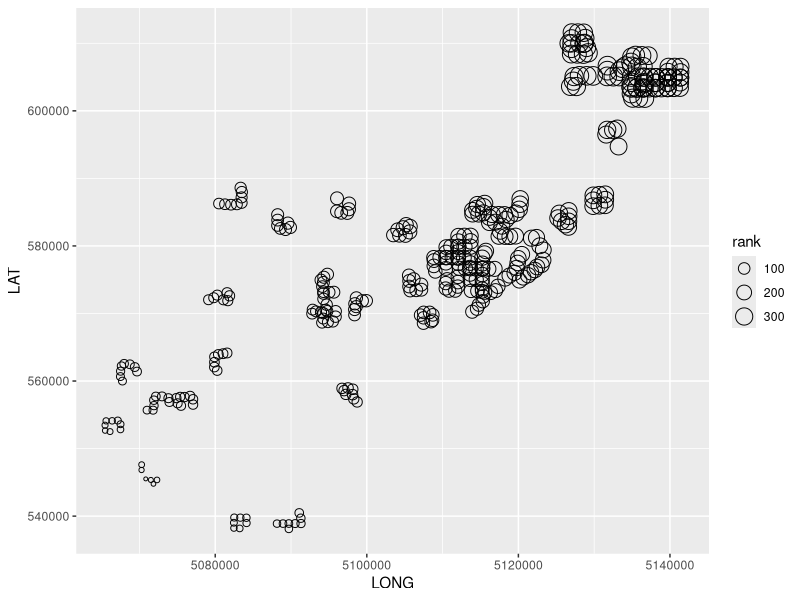

Source code (R): (Note: this script raises an error after producing the figure.)
# This problem set introduces you to some of the basic mechanics of R. It is based on Peng (2016) R Programming for Data Science; Chapt headings below correspond to chapter in this book. You can download the book at  http://leanpub.com/rprogramming.

# Although PS1 isn't due until 19 September, please start on it immediately so that you are prepared for lectures.

# For the homework, ONLY TURN IN THE R CODE THAT YOU USED. Start with the code from PS1_R_Programming_2021.R and add to it anything you need. If you are adding to my code, identify you new code (so I can find it) by placing it between marker rows #~~~~~~~~~~~~~~~~~~~~~~~~~~~. There is no need for you to write down detailed answers, since we will discuss everything in class. Do write down questions that you have, though.

# As a departure from the norm for later problem sets, EVERYBODY SHOULD TURN IN A COPY OF THEIR R CODE. I know that I will likely get replicate version from those of you i the same group. Still, I want to make sure everybody goes through all of the steps of submitting R code.

# Due: 19Sep21 (midnight)
#~~~~~~~~~~~~~~~~
library(dplyr)
#~~~~~~~~~~~~~~~~

#################################################################
# Chapt 5. Nuts and Bolts
#################################################################

#1. Create a 2 x 5 matrix containing 1:10, with 1:5 on the first row and 6:10 on the second row. (Bonus: Come up with two or more ways to do this.)
#~~~~~~~~~~~~~~~~
#First way
m<- matrix(1:10,nrow = 2, ncol = 5)
# Second Way
m2 <- 1:10
dim(m2) <- c(2,5)
#Third Way
m3<- as.matrix(rbind(1:5,6:10))
#~~~~~~~~~~~~~~~~

#2. Label the rows of your matrix "A" and "B", and the columns "a", ..."e".
#~~~~~~~~~~~~~~~~
rownames(m) <- c("A", "B")
colnames(m) <- c("a", "b", "c", "d","e")
#~~~~~~~~~~~~~~~~

#3. Convert the values of your matrix to double.
#~~~~~~~~~~~~~~~~
m <- as.double(m)
dim(m)<- c(2,5)
rownames(m) <- c("A", "B")
colnames(m) <- c("a", "b", "c", "d","e")
#~~~~~~~~~~~~~~~~

#4. Create a data.frame named "df" with a column named "site" with values 1:5 as factors and a column named "value" with values 100, 200, ..., 500. Then give it row.names "a", ..., "e".
#~~~~~~~~~~~~~~~~
site<- as.factor(1:5)
value<- c(100, 200, 300, 400, 500)
df<-cbind(site, value)
rownames(df)<- c("a", "b", "c", "d","e")
df<-data.frame(df)
#~~~~~~~~~~~~~~~~

#5. Rename the variables (columns) in df "site.cat" and "x".
#~~~~~~~~~~~~~~~~
colnames(df) <- c("site.cat", "X")
#~~~~~~~~~~~~~~~~

#6. Convert df to a list and extract the first element of the list by number and then by name ("site").

#~~~~~~~~~~~~~~~~
dflist<- unlist(as.list(df))
dflist[6]
dflist[1]
#~~~~~~~~~~~~~~~~
#################################################################
# Chapt 6. Uploading data
#################################################################

# Metadata for "grouse_data.csv"
# These data are simulated to have similar characteristics as the original, real data.

# ROUTE
# IDs for 50 roadside routes. 

# STATION
# IDs for each survey station, with up to 8 STATIONS per ROUTE.

# LAT
# X coordinate of survey station. UTM zone 15N NAD83 datum.

# LONG
# Y coordinate of survey station. UTM zone 15N NAD83 datum.

# WIND
# Wind speed (km/hour) recorded at 1.4m above ground at the end of each observation.

# TEMP
# Temperature (°C) recorded at 1.4m above ground at the end of each observation.

# GROUSE
# Detection/non-detection of Ruffed Grouse (1 = detected, 0 = not detected).

#7.  Create a data.frame called d by reading data from file = "grouse_data.csv". Make the variables "ROUTE" and "STATION" factors, and "GROUSE" integers
#~~~~~~~~~~~~~~~~
d<- read.csv('PS1/grouse_data.csv')
d$ROUTE<- as.factor(d$ROUTE)
d$STATION<- as.factor(d$STATION)
d$GROUSE<- as.integer(d$GROUSE)
summary(d)
#~~~~~~~~~~~~~~~~

#################################################################
# Chapt 10. Subsetting data
#################################################################

#8. Select the subset of d with (a) ROUTE = 1, (b) LAT greater than mean(LAT), (c) LAT greater than median(LAT)
#~~~~~~~~~~~~~~~~
# (a)
#Base R
d[d$ROUTE == 1,]
#dplyr
d%>%
  filter(ROUTE == 1)
# (b)
#Base R
d[d$LAT > mean(d$LAT),]
#dplyr
d%>%
  filter(LAT > mean(LAT))
# (c)
#Base R
d[d$LAT > median(d$LAT),]
#dplyr
d%>%
  filter(LAT > median(LAT))
#~~~~~~~~~~~~~~~~

#9. Create a new variable "NORTHERN" that is TRUE for the more northerly half of the stations and FALSE otherwise.
#~~~~~~~~~~~~~~~~
d1<- d %>%
  mutate(NORTHERN = ifelse(LAT > mean(LAT), "TRUE", "FALSE"))
#~~~~~~~~~~~~~~~~

#10. How many different routes are there in d?
#~~~~~~~~~~~~~~~~
#50 different routes
#~~~~~~~~~~~~~~~~

#11. Construct a matrix d.matrix that has the same information as d. Compute the number of routes using d.matrix and the unique() function.
#~~~~~~~~~~~~~~~~
d.matrix <- data.matrix(d1)
length(unique(d.matrix[,1]))
#~~~~~~~~~~~~~~~~

#################################################################
# Chapt 11. Vectorized Operations
#################################################################

#12. Create a new variable "QUADRANT" that divides the stations into four groups, with values 0 for the northwest group, 1 for the northeast group, 2 for the southwest group, and 3 for the southeast group.
#~~~~~~~~~~~~~~~~
d2<- d1%>%
  mutate(QUADRANT = ifelse(STATION == 0, "northwest", 
                           ifelse(STATION == 1, "northeast", 
                                  ifelse(STATION == 2, "southwest", "southeast"))))
#~~~~~~~~~~~~~~~~

#################################################################
# Chapt 12. Date and times
#################################################################

# You should read this chapter to be aware these features exiset.

#################################################################
# Chapt 13. Managing dataframes
#################################################################

library(dplyr)

#13. Select columns of d that start with "L" (i.e., LAT and LONG). Do this both using and not using dplyr.
#~~~~~~~~~~~~~~~~
d.L <- select(d2, starts_with("L"))
d.L.base<- d2[, c("LAT", "LONG")]
data.frame(LAT = d$LAT, LONG=d$LONG)
#~~~~~~~~~~~~~~~~

#14. Select rows of d that contain the highest 50% of the values of LAT. Do this both using and not using dplyr. Do you see any differences in the data.frame that is produced?
#~~~~~~~~~~~~~~~~
d.LAT50 <- d %>%
  filter(LAT > mean(LAT))
d.LAT50.base<- d[d$LAT>median(d$LAT),]
#~~~~~~~~~~~~~~~~

#15. Select rows of d that contain ROUTE > 45. This is much trickier than you might think!
#~~~~~~~~~~~~~~~~
d.RT45 <- d %>%
  filter(as.numeric(as.character(ROUTE)) > 45)
#~~~~~~~~~~~~~~~~

#16. Reorder rows by LAT to create a new data.frame d.LAT. Then reorder d.LAT by ROUTE
#~~~~~~~~~~~~~~~~
d.LAT <- d%>%
  arrange(LAT)%>%
  arrange(ROUTE)

d.LAT.base<- d[order(d$ROUTE),]
#~~~~~~~~~~~~~~~~

#17. Rename the column in d from ROUTE.num to num.ROUTE. Do this both using and not using dplyr.
#~~~~~~~~~~~~~~~~
#dplyr
d.rename<- d%>%
  rename(ROUTE.num = ROUTE)%>%
  rename(num.ROUTE = ROUTE.num)

#base R
names(d)[1]<- "ROUTE.num"
names(d)[1]<- "num.ROUTE"

names(d)[1]<- "ROUTE"
#~~~~~~~~~~~~~~~~

#18. Add a variable to d called exp.GROUSE than contains exp(GROUSE). Do this both using and not using dplyr.

#~~~~~~~~~~~~~~~~
#dplyr
d<- d%>%
  mutate(exp.GROUSE = exp(GROUSE))

# base R
d$exp.GROUSE <- exp(d$GROUSE)
#~~~~~~~~~~~~~~~~


#19. Create a data.frame called d.ROUTE that contains the mean value of GROUSE for each ROUTE. Do this both using and not using dplyr. Bonus: create a new data.frame d.NA which is the same as d but with d$ROUTE[1] <- NA. Then perform the same operation as you just did for d.
#~~~~~~~~~~~~~~~~
d.ROUTE<- d%>%
  group_by(ROUTE)%>%
  summarize(GROUSE = mean(GROUSE))

d.ROUTE.base<- aggregate(GROUSE~ROUTE, data = d, FUN = mean)

#BONUS
d.NA<- d
d.NA[1,] <- NA
d.NA$num.ROUTE <- as.numeric(d.NA$ROUTE)
d.NA<- d.NA %>%
  group_by(ROUTE, num.ROUTE)%>%
  summarize(GROUSE = mean(GROUSE))
#~~~~~~~~~~~~~~~~

#20. Perform the same operation as in #19 using piping in dplyr.
#~~~~~~~~~~~~~~~~
d.ROUTE<- d%>%
  group_by(ROUTE)%>%
  summarize(GROUSE = mean(GROUSE))
#~~~~~~~~~~~~~~~~

#################################################################
# Chapt 14. Control Structures
#################################################################

# The tasks here should really be done as in the previous questions. Here, I'm using the same tasks to illustrate the basics of control structures. These basic structures I'm illustrating are very common, and you will see them repeatedly throughout the course.

#21. Create a data.frame called d.ROUTE that contains the mean value of GROUSE for each ROUTE using a for loop (i.e., group_by() and aggregate() aren't allowed). This involves first creating a data.frame and then looping through the values of ROUTE to fill in values. I've given you the first line creating the data.frame
#~~~~~~~~~~~~~~~~
d$num.ROUTE<- as.numeric(d$ROUTE)

d.ROUTE.loop <- data.frame(ROUTE = unique(d$num.ROUTE))
for(i in 1:length(unique(d$ROUTE))){
  d.ROUTE.loop$GROUSE[i] <- mean(d$GROUSE[d$ROUTE == i])
}

print(d.ROUTE.loop)

# d.ROUTE<- data.grame(ROUTE = unique(d$num.ROUTE))
# for(i.ROUTE in unique(d$num.ROUTE)){
# d.ROUTE$GROUSE[d.ROUTE$ROUTE == i.ROUTE] <- mean(d$GROUSE[d$num.ROUTE == i.ROUTE])
#}

#Checking if correct
d.average<- d%>%
  group_by(as.factor(ROUTE))%>%
  summarise(mean = mean(GROUSE))
#~~~~~~~~~~~~~~~~

#22. Create a data.frame called d.ROUTE that contains the mean value of GROUSE for each ROUTE using a while loop (i.e., group_by() and aggregate() aren't allowed). 

#~~~~~~~~~~~~~~~~


d.ROUTE.while <- data.frame(ROUTE = unique(d$num.ROUTE))
i <- 0
while(i <nrow(d.ROUTE.while)){
  i <- i + 1
  d.ROUTE.while$GROUSE[i] <- mean(d$GROUSE[d$num.ROUTE == d.ROUTE.while$ROUTE[i]])
}
#View the results
cbind(aggregate(GROUSE ~ROUTE, data = d, FUN = mean), d.ROUTE.while)
abs(sum(aggregate(GROUSE ~ num.ROUTE, data = d, FUN = mean)$GROUSE != d.ROUTE.while$GROUSE))
#~~~~~~~~~~~~~~~~
#23. Create a data.frame called d.ROUTE.NA from d.NA that contains the mean value of GROUSE for each ROUTE using a for loop, in which the ROUTE with an NA is given the value NaN. You will need the is.na() function for this.
#~~~~~~~~~~~~~~~~
d.ROUTE.NA<- data.frame(ROUTE = unique(d.NA$ROUTE))
for(i in 1:length(unique(d.NA$num.ROUTE))){
  x <- d.NA$GROUSE[d.NA$num.ROUTE[i]]
  if((is.na(x)) == TRUE){
    d.ROUTE.NA$GROUSE[d.ROUTE.NA$ROUTE == i] <- NaN
  }else{
    d.ROUTE.NA$GROUSE[d.ROUTE.NA$ROUTE == i] <- x
  }
}

#~~~~~~~~~~~~~~~~
#################################################################
# Chapt 15. Functions
#################################################################

#24. Write a function locate_station() that returns the LAT and LONG for a ROUTE and STATION in d. Note you are best to use num.ROUTE, not ROUTE.
locate_station <- function(route, station, data){ #define what you put into it
  return(data[data$num.ROUTE == route & data$STATION == station, c("LAT", "LONG")])
}
locate_station(route = 30, station = 3, data = d)

# It is also possible to write the following, but there are risks.
locate_station_bad<- function(route, station){
  return(d[d$num.ROUTE == route & d$STATION == station, c("LAT", "LONG")])
}
locate_station_bad(route = 30, station = 3)

#SCOPING RULES: excludes the data file. Not good for 300 lines of code

#25. Write a function distance_station() that returns the Euclidean distance between a specified ROUTE and STATION in d and all other routes and stations. Don't bother about converting to meters -- just calculate distance in terms of latitude and longitude values (ignoring that in Wisconsin, a degree latitude is not equal to a degree longitude).
distance_station<- function(route, station, data){
  specific.location <- locate_station(route = route, station = station, data = data)
  data$euclidean<-sqrt((specific.location$LAT - data$LAT)^2 + (specific.location$LONG - data$LONG)^2)
  return(data$euclidean)
}
distance_station(route = 30, station = 3, data = d)

# 26. Write a function plot_station() that plots the location of stations, with the size of the point for each station decreasing with increasing distance from a focal station specified as input to the function.
library(ggplot2)
plot_station <- function(route, station, data){
  point.size<- (distance_station(route = route, station = station, data = data))
  rank<- rank(-point.size)
  return(ggplot(data = d) + geom_point(aes(x = LONG, y = LAT, size = rank), shape = 1))
}
plot_station(route = 40, station = 3, data = d)

#################################################################
# Chapt 16. Scoping rules in R
#################################################################

# You should read this chapter to be warned. However, I'm going to try to make sure all the code you use in class is properly scoped. The bottom line is that it is often best to define variables in the definition of a function.

# 27. Do you have any questions about scoping? 

#################################################################
# Chapt 17. Standards
#################################################################

# These are good principles (but don't expect me to always follow them).

#################################################################
# Chapt 18. Loop functions
#################################################################

# 28. Use tapply() to create the same date.frame as aggregate(GROUSE ~ num.ROUTE, data=d, FUN=mean). You can also try this using ROUTE rather than num.ROUTE, and you will see some problems.
aggregate<- aggregate(GROUSE ~ num.ROUTE, data=d, FUN=mean)

t.apply<- tapply(d$GROUSE,d$num.ROUTE, mean)
print(t.apply)

# 29. First, add columns to data.frame d which give the distance of each station from two locations (e.g., ROUTE = 1, STATION = 1; and ROUTE = 40, STATION = 1). Use apply() to create an additional column that is the sum of these distances.

#not sure I quite understand the question

# 30. Use apply() and split() to create the same date.frame as aggregate(GROUSE ~ num.ROUTE, data=d, FUN=mean). You can also try this using ROUTE rather than num.ROUTE, and you will see some problems.
aggregate(GROUSE ~ num.ROUTE, data=d, FUN=mean)
grouse<- as.matrix(split(d, d$num.ROUTE))
str(grouse)
apply.dataframe<- apply(grouse$GROUSE, 1, FUN = mean)

#################################################################
# Chapts 19/20/21. Regular expressions, Debugging and Profiling
#################################################################

# You should read these chapters to be aware these features exiset.

#################################################################
# Chapt 22. Simulation
#################################################################

# 31. Plot a histogram of 1000 values simulated from a Gaussian distribution. Then plot the probability density function to compare them. You will need the hist() function (with the freq=F option).
x <- rnorm(1000)
hist(x)
hist(x, freq = FALSE)


# 32. Plot a histogram of 1000 values simulated from a Poisson distribution. Then plot the probability density (or mass) function to compare them. You will need the hist() function (with the freq=F option).

y = rpois(1000, 2)
hist(y, freq = FALSE)

#don't worry about process more about inference of the process
